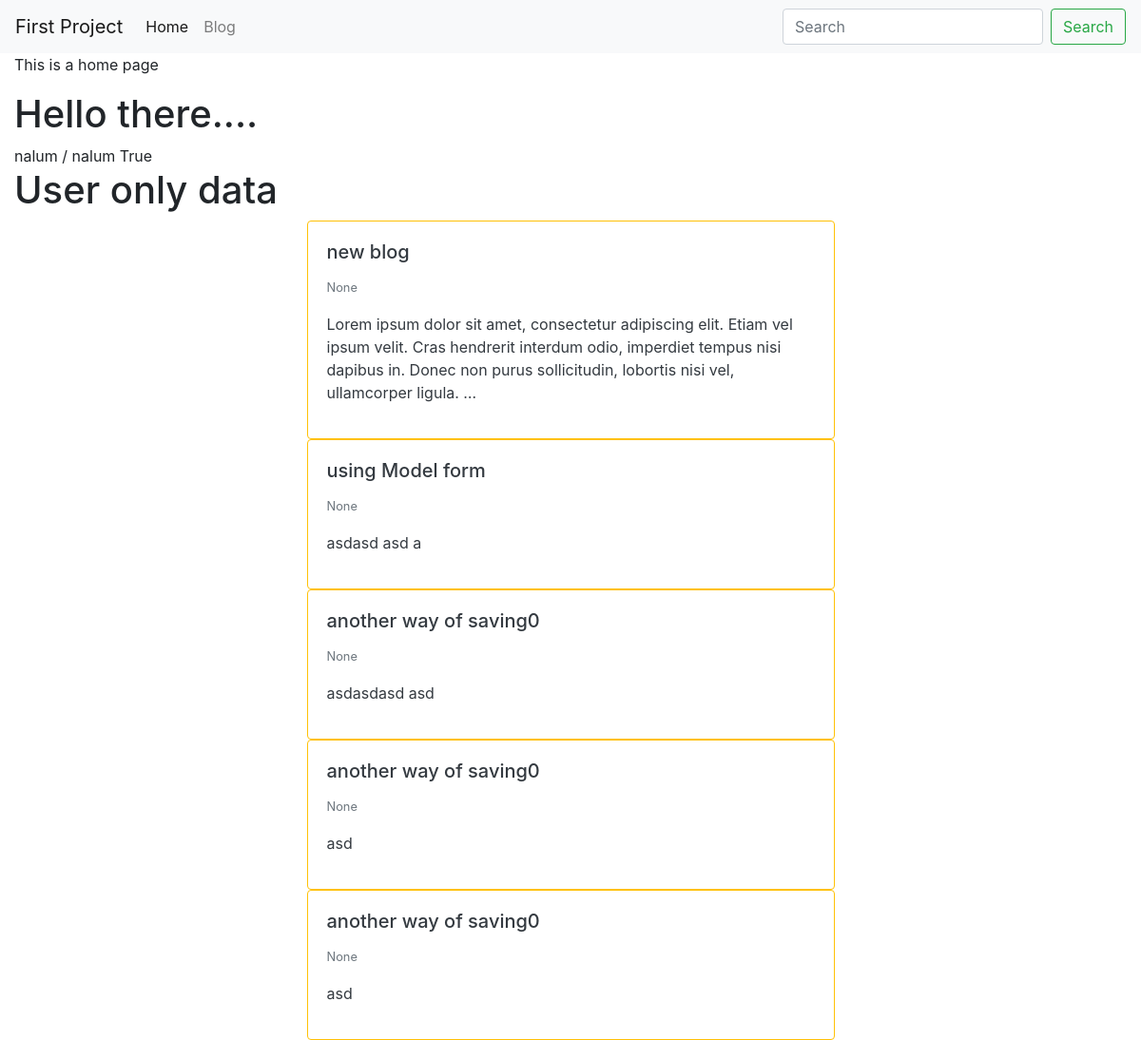
The app's page / (signed in), older data.
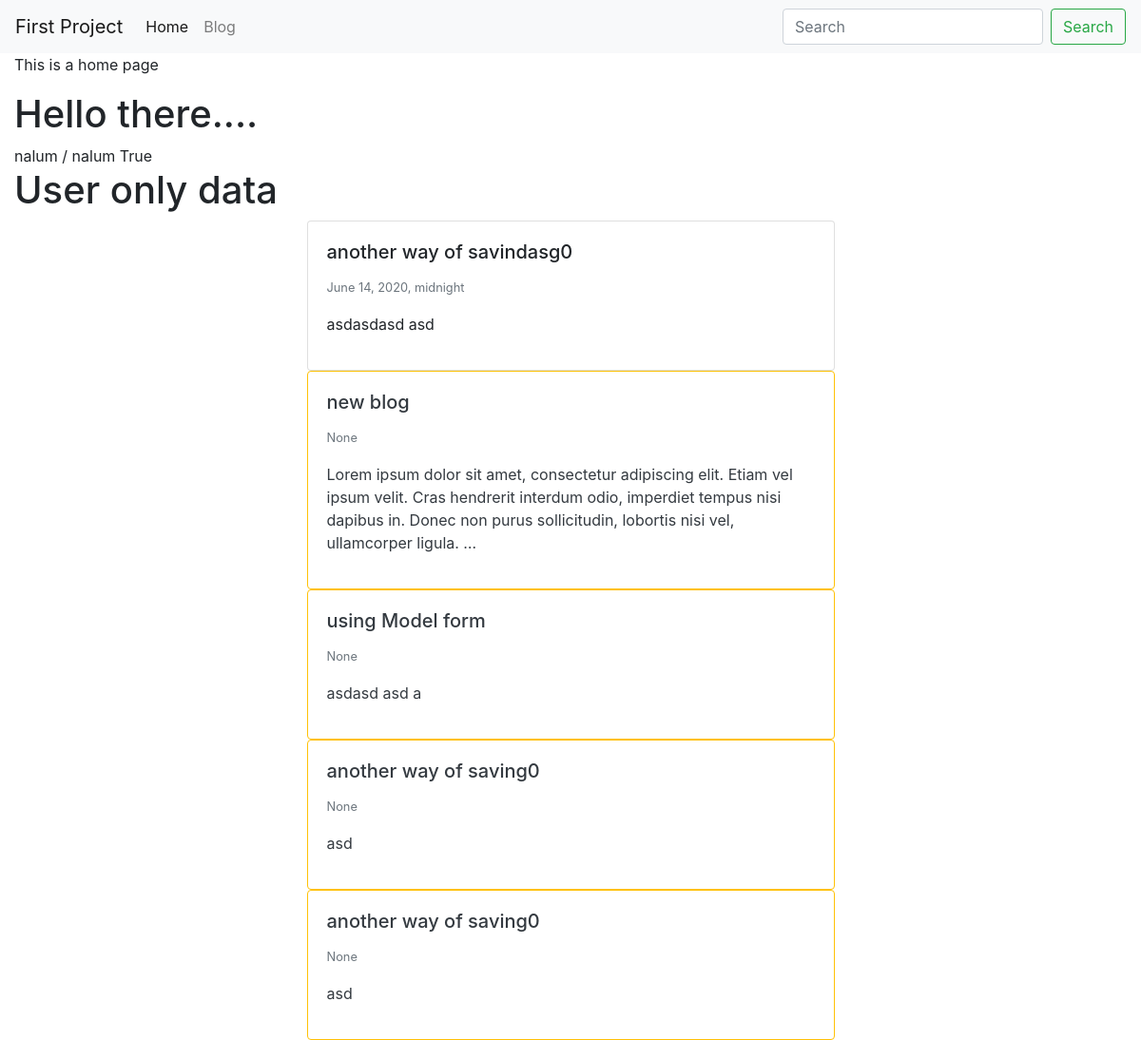
The same page, newer data.
### blog/models.py (models this page shows, shortened)
class BlogPost(models.Model):
    user = models.ForeignKey(User, default=1, null=True,
                             on_delete=models.SET_NULL)
    image = models.ImageField(upload_to='image/', blank=True, null=True)
    title = models.CharField(max_length=120)
    slug = models.SlugField(unique=True)  # hello world -> hello-world
    content = models.TextField(null=True, blank=True)
    published_date = models.DateTimeField(
        auto_now=False, auto_now_add=False, null=True, blank=True)
    timestamp = models.DateTimeField(auto_now_add=True)
    updated = models.DateTimeField(auto_now=True)
    objects = BlogPostManager()
    class Meta:
        ordering = ['-published_date', '-updated', '-timestamp']
    def get_absolute_url(self):
        return f"/blog/{self.slug}"

### home/views.py (the view)
# urls.py: path('', home_page),
def home_page(request):
    my_title = "Hello there...."
    qs = BlogPost.objects.all()[:5] # [:5] - Will only give you 5 items from a list
    context = {"title": my_title, 'blog_list': qs}
    return render(request, "home.html", context)

### blog/models.py (called while the page is built)
    def get_queryset(self):
        return BlogPostQuerySet(self.model, using=self._db)

### templates/home.html (shortened to what this page needs)
{% extends 'base.html' %}
{% block content %}
    <p>This is a home page</p>
   <h1> {{ title }}</h1>
    {{ request.user }}
    {{ request.path }}
    {{ user }}
    {{ user.is_authenticated }}
{% if user.is_authenticated %}
<h1>User only data</h1>
    {% for a in blog_list %}
        {% include 'blog/list-inline.html' with blog_post=a truncate=True detail=False %}
    {% endfor %}
{% endif %}
{% endblock %}

### templates/base.html (shortened to what this page needs)
<!doctype html>
<html lang="en">
<head>
    <link rel="stylesheet" href="https://stackpath.bootstrapcdn.com/bootstrap/4.5.0/css/bootstrap.min.css"
>
</head>
<body>
    {% include 'navbar.html' %}
    <div class="container-fluid">
        {% block content %}
        {% endblock %}
    </div>
</body>
</html>

### templates/navbar.html (shortened to what this page needs)
<nav class="navbar navbar-expand-lg navbar-light bg-light">
    <a class="navbar-brand" href="/">First Project</a>
    <div class="collapse navbar-collapse" id="navbarSupportedContent">
        <ul class="navbar-nav mr-auto">
            <li class="nav-item active">
                <a class="nav-link" href="/">Home</a>
            </li>
            <li class="nav-item">
                <a class="nav-link" href="/blog">Blog</a>
            </li>
        </ul>
        <form class="form-inline my-2 my-lg-0" action='/search/'>
            <input class="form-control mr-sm-2" type="search" name="q" placeholder="Search" aria-label="Search">
            <button class="btn btn-outline-success my-2 my-sm-0" type="submit">Search</button>
        </form>
    </div>
</nav>

### blog/templates/blog/list-inline.html (shortened to what this page needs)
<div class="col col-md-6 mx-auto">
    <div class="card {% if not blog_post.published_date %} border-warning text-dark {% endif %}">
        <div class="card-body">
            <h5 class="card-title">{{ blog_post.title }}</h5>
            <p class="card-text">
                <small class="text-muted">{{ blog_post.published_date }}</small>
                {% if truncate %}
                    {{ blog_post.content | linebreaks | truncatewords:30}}
                {% else %}
                    {{ blog_post.content | linebreaks }}
                {% endif %}
            </p>
        </div>
    </div>
</div>

Row changes from the older to the newer data that the page shows:
changed BlogPost "asdasdasd asd": title "another way of saving0" → "another way of savindasg0"; published_date "None" → "June 14, 2020, midnight"; moves up the list
